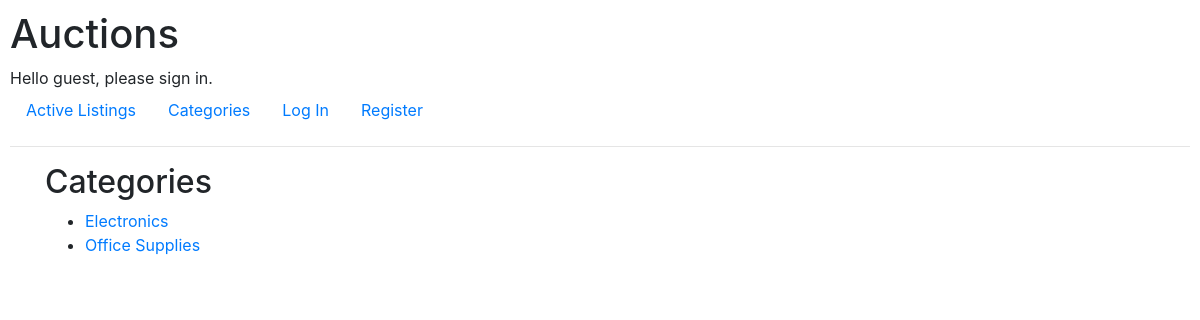
The page /categories on the database as committed earlier.
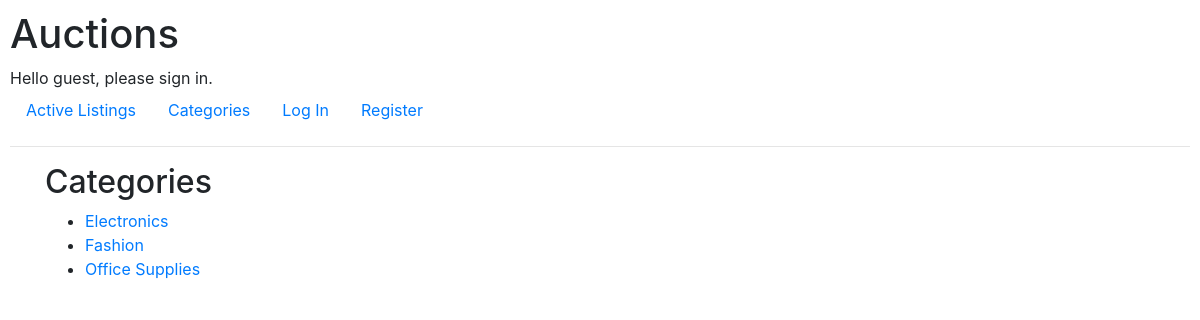
The same page on the database as committed later.
### auctions/models.py (models this page shows)
class Listing(models.Model):
    listed_by = models.CharField(max_length = 64)
    title = models.CharField(max_length = 64)
    category = models.CharField(max_length = 64)
    price = models.IntegerField()
    description = models.CharField(max_length = 150)
    link = models.CharField (max_length = 64, default = None, blank = True, null = True)
    time = models.CharField (max_length = 64)

### auctions/views.py (the view)
# urls.py: path("categories", views.categories, name="categories"),
def categories(request):
    items = Listing.objects.raw("SELECT * FROM auctions_listing GROUP BY category")
    try:
        w = Watchlist.objects.get(user = request.user.username)
        count = len(w)
    except:
        count = None
    return render(request, "auctions/categories.html", {
        "items": items,
    })

### auctions/templates/auctions/categories.html
{% extends "auctions/layout.html" %}
{% block body %}
<div class="container">
    <h2>Categories</h2>
</div>
<div class="container">
    <ul>
        {% for i in items %}
        <li>
            <a href="/category/{{ i.category }}">{{i.category}}</a>
            </li>
        {% endfor %}
    </ul>
</div>
{% endblock %}

### auctions/templates/auctions/layout.html (shortened to what this page needs)
{% load static %}
<!DOCTYPE html>
<html lang="en">
    <head>
        <link rel="stylesheet" href="https://stackpath.bootstrapcdn.com/bootstrap/4.4.1/css/bootstrap.min.css">
        <link href="{% static 'auctions/styles.css' %}" rel="stylesheet">
    </head>
    <body>
        <h1>Auctions</h1>
        <div>
            {% if user.is_authenticated %}
                Hello, <strong>{{ user.username }}</strong>.
            {% else %}
                Hello guest, please sign in.
            {% endif %}
        </div>
        <ul class="nav">
            <li class="nav-item">
                <a class="nav-link" href="{% url 'index' %}">Active Listings</a>
            </li>
            <li class="nav-item">
                <a class="nav-link" href="/categories">Categories</a>
            </li>
            {% if user.is_authenticated %}
            <li class="nav-item">
                <a class="nav-link" href="/create">Create a post</a>
             </li>
             <li class="nav-item">
                <a class="nav-link" href="/watchlist/{{user.username}}">Watchlist <span class="badge badge-success">{{count}}</span></a>
            </li>
                <li class="nav-item">
                    <a class="nav-link" href="{% url 'logout' %}">Log Out</a>
                </li>
            {% else %}
                <li class="nav-item">
                    <a class="nav-link" href="{% url 'login' %}">Log In</a>
                </li>
                <li class="nav-item">
                    <a class="nav-link" href="{% url 'register' %}">Register</a>
                </li>
            {% endif %}
        </ul>
        <hr>
        {% block body %}
        {% endblock %}
    </body>
</html>

### auctions/static/auctions/styles.css (style rules this page uses)
body { padding: 10px; }

Rows that differ between the two databases and show on the page:
added Listing: category "Fashion"
